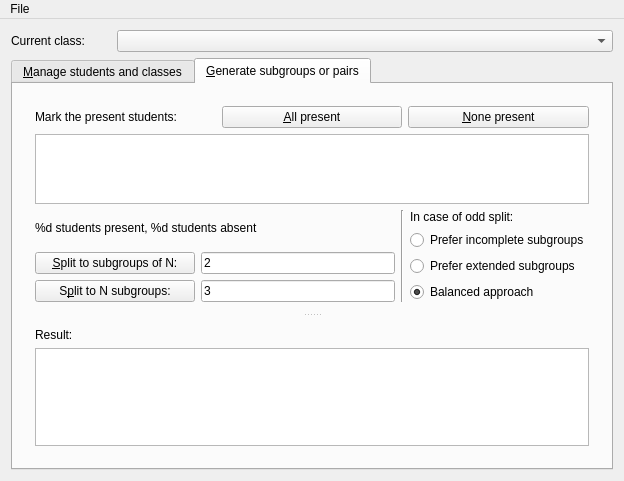
<?xml version="1.0" encoding="UTF-8"?>
<ui version="4.0">
 <class>MainWindow</class>
 <widget class="QMainWindow" name="MainWindow">
  <property name="geometry">
   <rect>
    <x>0</x>
    <y>0</y>
    <width>624</width>
    <height>481</height>
   </rect>
  </property>
  <property name="windowTitle">
   <string>MainWindow</string>
  </property>
  <widget class="QWidget" name="centralWidget">
   <layout class="QVBoxLayout" name="verticalLayout">
    <item>
     <layout class="QHBoxLayout" name="horizontalLayout">
      <item>
       <widget class="QLabel" name="label_2">
        <property name="maximumSize">
         <size>
          <width>100</width>
          <height>16777215</height>
         </size>
        </property>
        <property name="text">
         <string>Current class:</string>
        </property>
       </widget>
      </item>
      <item>
       <widget class="QComboBox" name="classes"/>
      </item>
     </layout>
    </item>
    <item>
     <widget class="QTabWidget" name="tabWidget">
      <property name="currentIndex">
       <number>1</number>
      </property>
      <widget class="QWidget" name="tab">
       <attribute name="title">
        <string>&amp;Manage students and classes</string>
       </attribute>
       <layout class="QVBoxLayout" name="verticalLayout_3">
        <item>
         <layout class="QHBoxLayout" name="horizontalLayout_2">
          <item>
           <widget class="QPushButton" name="pushButton">
            <property name="text">
             <string>Create new class</string>
            </property>
           </widget>
          </item>
          <item>
           <widget class="QPushButton" name="pushButton_2">
            <property name="text">
             <string>Remove this class</string>
            </property>
           </widget>
          </item>
         </layout>
        </item>
        <item>
         <widget class="QLabel" name="label">
          <property name="text">
           <string>Edit students in the current class:</string>
          </property>
         </widget>
        </item>
        <item>
         <layout class="QHBoxLayout" name="horizontalLayout_3">
          <item>
           <widget class="QListView" name="students"/>
          </item>
          <item>
           <layout class="QVBoxLayout" name="verticalLayout_2">
            <item>
             <widget class="QPushButton" name="pushButton_3">
              <property name="text">
               <string>&amp;Add
new
student</string>
              </property>
             </widget>
            </item>
            <item>
             <widget class="QPushButton" name="pushButton_4">
              <property name="text">
               <string>&amp;Remove
selected
student</string>
              </property>
             </widget>
            </item>
           </layout>
          </item>
         </layout>
        </item>
        <item>
         <widget class="QLabel" name="label_3">
          <property name="text">
           <string>Double-click on a student to edit the name</string>
          </property>
         </widget>
        </item>
       </layout>
      </widget>
      <widget class="QWidget" name="tab_2">
       <attribute name="title">
        <string>&amp;Generate subgroups or pairs</string>
       </attribute>
       <layout class="QVBoxLayout" name="verticalLayout_8">
        <item>
         <widget class="QSplitter" name="splitter">
          <property name="orientation">
           <enum>Qt::Vertical</enum>
          </property>
          <widget class="QWidget" name="">
           <layout class="QVBoxLayout" name="verticalLayout_7">
            <item>
             <layout class="QHBoxLayout" name="horizontalLayout_4">
              <item>
               <widget class="QLabel" name="label_4">
                <property name="text">
                 <string>Mark the present students:</string>
                </property>
               </widget>
              </item>
              <item>
               <widget class="QPushButton" name="pushButton_5">
                <property name="text">
                 <string>&amp;All present</string>
                </property>
               </widget>
              </item>
              <item>
               <widget class="QPushButton" name="pushButton_6">
                <property name="text">
                 <string>&amp;None present</string>
                </property>
               </widget>
              </item>
             </layout>
            </item>
            <item>
             <widget class="ListViewWithMessageWhenEmpty" name="attendants">
              <property name="selectionMode">
               <enum>QAbstractItemView::ExtendedSelection</enum>
              </property>
             </widget>
            </item>
            <item>
             <layout class="QHBoxLayout" name="horizontalLayout_7">
              <item>
               <layout class="QVBoxLayout" name="verticalLayout_5">
                <item>
                 <widget class="QLabel" name="absenseStats">
                  <property name="text">
                   <string>%d students present, %d students absent</string>
                  </property>
                 </widget>
                </item>
                <item>
                 <layout class="QHBoxLayout" name="horizontalLayout_5">
                  <item>
                   <widget class="QPushButton" name="pushButton_7">
                    <property name="minimumSize">
                     <size>
                      <width>160</width>
                      <height>0</height>
                     </size>
                    </property>
                    <property name="text">
                     <string>&amp;Split to subgroups of N:</string>
                    </property>
                   </widget>
                  </item>
                  <item>
                   <widget class="QLineEdit" name="desiredSGsize">
                    <property name="text">
                     <string>2</string>
                    </property>
                   </widget>
                  </item>
                 </layout>
                </item>
                <item>
                 <layout class="QHBoxLayout" name="horizontalLayout_6">
                  <item>
                   <widget class="QPushButton" name="pushButton_8">
                    <property name="minimumSize">
                     <size>
                      <width>160</width>
                      <height>0</height>
                     </size>
                    </property>
                    <property name="text">
                     <string>S&amp;plit to N subgroups:</string>
                    </property>
                   </widget>
                  </item>
                  <item>
                   <widget class="QLineEdit" name="desiredSGcount">
                    <property name="text">
                     <string>3</string>
                    </property>
                   </widget>
                  </item>
                 </layout>
                </item>
               </layout>
              </item>
              <item>
               <widget class="Line" name="line">
                <property name="orientation">
                 <enum>Qt::Vertical</enum>
                </property>
               </widget>
              </item>
              <item>
               <layout class="QVBoxLayout" name="verticalLayout_4">
                <item>
                 <widget class="QLabel" name="label_5">
                  <property name="text">
                   <string>In case of odd split:</string>
                  </property>
                 </widget>
                </item>
                <item>
                 <widget class="QRadioButton" name="radioPreferIncomplete">
                  <property name="text">
                   <string>Prefer incomplete subgroups</string>
                  </property>
                 </widget>
                </item>
                <item>
                 <widget class="QRadioButton" name="radioPreferExtended">
                  <property name="text">
                   <string>Prefer extended subgroups</string>
                  </property>
                  <property name="checked">
                   <bool>false</bool>
                  </property>
                 </widget>
                </item>
                <item>
                 <widget class="QRadioButton" name="radioBalanced">
                  <property name="text">
                   <string>Balanced approach</string>
                  </property>
                  <property name="checked">
                   <bool>true</bool>
                  </property>
                 </widget>
                </item>
               </layout>
              </item>
             </layout>
            </item>
           </layout>
          </widget>
          <widget class="QWidget" name="">
           <layout class="QVBoxLayout" name="verticalLayout_6">
            <item>
             <widget class="QLabel" name="label_6">
              <property name="text">
               <string>Result:</string>
              </property>
             </widget>
            </item>
            <item>
             <widget class="QTableWidget" name="result">
              <property name="dragEnabled">
               <bool>true</bool>
              </property>
              <property name="dragDropOverwriteMode">
               <bool>false</bool>
              </property>
              <property name="dragDropMode">
               <enum>QAbstractItemView::DragDrop</enum>
              </property>
              <property name="defaultDropAction">
               <enum>Qt::IgnoreAction</enum>
              </property>
             </widget>
            </item>
           </layout>
          </widget>
         </widget>
        </item>
       </layout>
      </widget>
     </widget>
    </item>
   </layout>
  </widget>
  <widget class="QMenuBar" name="menuBar">
   <property name="geometry">
    <rect>
     <x>0</x>
     <y>0</y>
     <width>624</width>
     <height>22</height>
    </rect>
   </property>
   <widget class="QMenu" name="menuFile">
    <property name="title">
     <string>File</string>
    </property>
    <addaction name="actionExport_to_file"/>
    <addaction name="actionImport_from_file"/>
    <addaction name="separator"/>
    <addaction name="actionQuit"/>
   </widget>
   <addaction name="menuFile"/>
  </widget>
  <action name="actionExport_to_file">
   <property name="text">
    <string>Export to file</string>
   </property>
  </action>
  <action name="actionImport_from_file">
   <property name="text">
    <string>Import from file</string>
   </property>
  </action>
  <action name="actionQuit">
   <property name="text">
    <string>Quit</string>
   </property>
  </action>
 </widget>
 <layoutdefault spacing="6" margin="11"/>
 <customwidgets>
  <customwidget>
   <class>ListViewWithMessageWhenEmpty</class>
   <extends>QListView</extends>
   <header>listviewwithmessagewhenempty.h</header>
  </customwidget>
 </customwidgets>
 <resources/>
 <connections>
  <connection>
   <sender>actionQuit</sender>
   <signal>activated()</signal>
   <receiver>MainWindow</receiver>
   <slot>close()</slot>
   <hints>
    <hint type="sourcelabel">
     <x>-1</x>
     <y>-1</y>
    </hint>
    <hint type="destinationlabel">
     <x>199</x>
     <y>149</y>
    </hint>
   </hints>
  </connection>
 </connections>
</ui>
